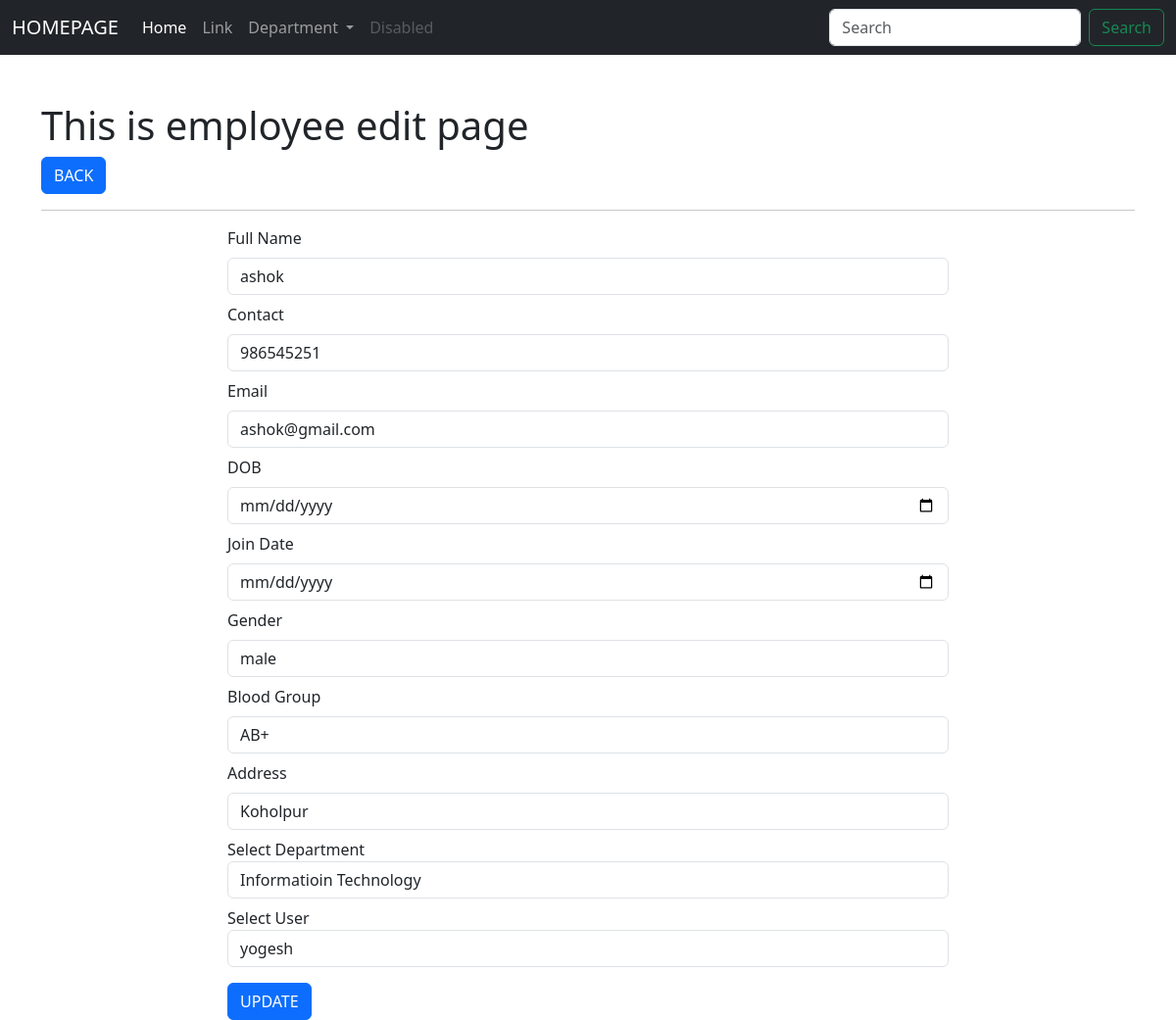
/employees/edit/9/, run on an earlier commit of the app's database.
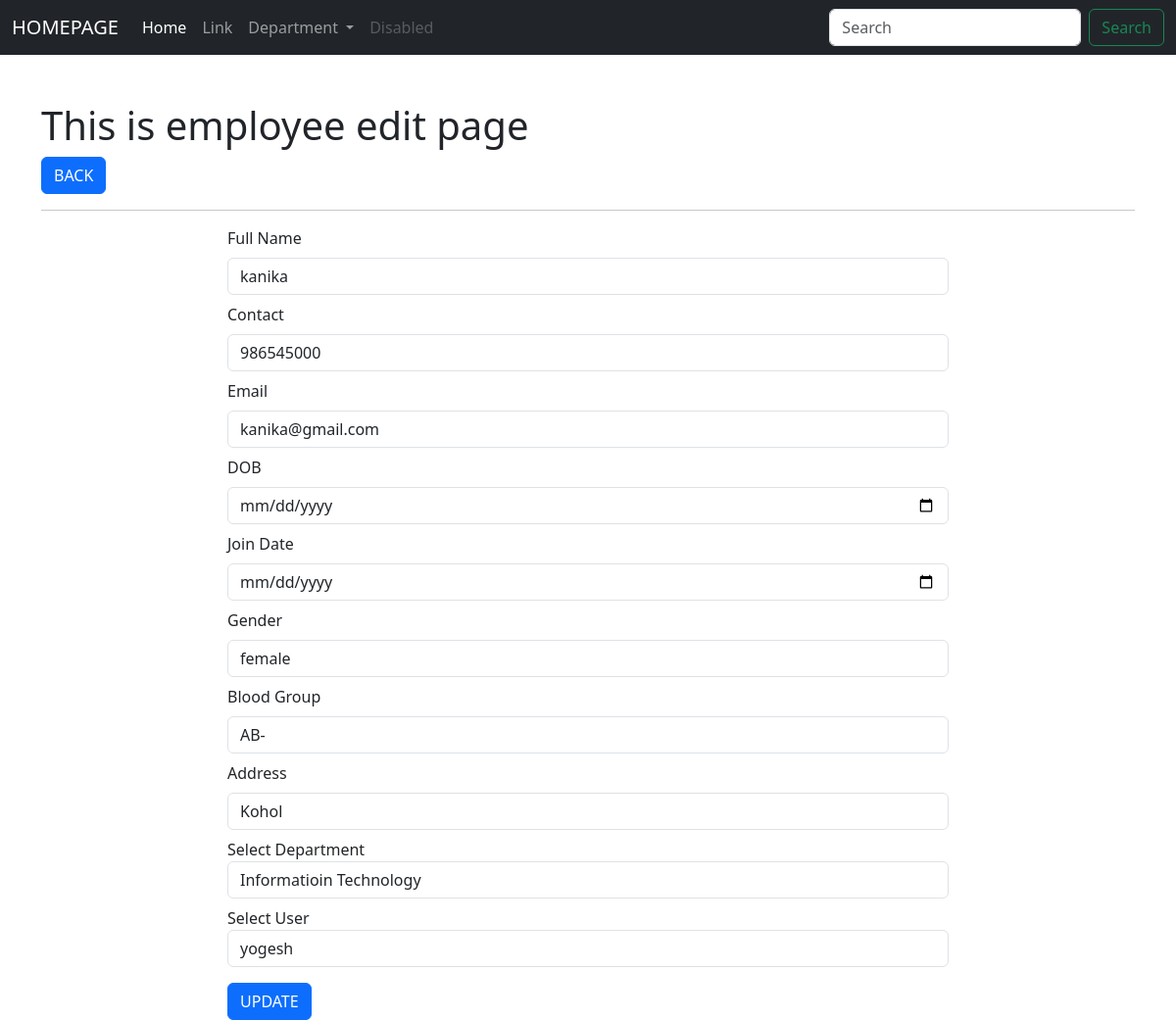
And on a later commit of the database.
### app_employeewebsite/models.py (models this page shows, shortened)
class Employee(models.Model):
    full_name = models.CharField(max_length=255)
    contact = models.CharField(max_length=255)
    email = models.EmailField()
    dob = models.DateField()
    join_date = models.DateField()
    gender = models.CharField(max_length=255)
    blood_group = models.CharField(max_length=255)
    address = models.CharField(max_length=255)
    user = models.ForeignKey(User, on_delete=models.CASCADE)
    department = models.ForeignKey(Department,on_delete=models.CASCADE)
    class Meta:
        db_table = 'app_employee'

### app_employeewebsite/views.py (the view)
# urls.py: path('employees/edit/<int:id>/', views.employee_edit, name ='emp-edit'),
def employee_edit(request, id):
    data = Employee.objects.get(id=id)
    department = Department.objects.all()
    user = User.objects.all()
    context = {"data": data, "department":department, "user":user}
    return render(request, 'employees/edit_employee.html', context)

### templates/employees/edit_employee.html (shortened to what this page needs)
{% extends 'layouts/master.html' %}
{% block content %}
<div class="container mt-5">
    <h1>This is employee edit page</h1>
    <a href="{% url 'emp-index' %}" class="btn btn-primary">BACK</a>
    <hr>
    <div class="row">
        <div class="col-md-2"></div>
        <div class="col-md-8">
            <form action="{% url 'emp-update' %}" method="post">
                <div class="form-group mb-2">
                    <label class="mb-2">Full Name</label>
                    <input type="text" class="form-control" name="full_name" value="{{ data.full_name }}">
                </div>
                <div class="form-group mb-2">
                    <label class="mb-2">Contact</label>
                    <input type="text" class="form-control" name="contact" value="{{ data.contact }}">
                </div>
                <div class="form-group mb-2">
                    <label class="mb-2">Email</label>
                    <input type="email" class="form-control" name="email" value="{{ data.email }}">
                </div>
                <div class="form-group mb-2">
                    <label class="mb-2">DOB</label>
                    <input type="date" class="form-control" name="dob" value="{{ data.dob }}">
                </div>
                <div class="form-group mb-2">
                    <label class="mb-2">Join Date</label>
                    <input type="date" class="form-control" name="join_date" value="{{ data.join_date }}">
                </div>
                <div class="form-group mb-2">
                    <label class="mb-2">Gender</label>
                    <input type="text" class="form-control" name="gender" value="{{ data.gender }}">
                </div>
                <div class="form-group mb-2">
                    <label class="mb-2">Blood Group</label>
                    <input type="text" class="form-control" name="blood_group" value="{{ data.blood_group }}">
                </div>
                <div class="form-group mb-2">
                    <label class="mb-2">Address</label>
                    <input type="text" class="form-control" name="address" value="{{ data.address }}">
                </div>
                <div class="form-group mb-2">
                    <label>Select Department</label>
                    <select name="department" class="form-control">
                        {% for val in department %}
                        <option value="{{ val.id }}">{{ val.department_name }}</option>
                        {% endfor %}
                    </select>
                </div>
                <div class="form-group mb-2">
                    <label>Select User</label>
                    <select name="user" class="form-control">
                        {% for val in user %}
                        <option value="{{ val.id }}">{{ val.username }}</option>
                        {% endfor %}
                    </select>
                </div>
                <input type="submit" class="btn btn-primary mt-2" value="UPDATE">
            </form>
        </div>
        <div class="col-md-2"></div>
    </div>
</div>
{% endblock %}

What changed in the data, as far as the page shows it:
changed Employee: full_name "ashok" → "kanika"; contact "986545251" → "986545000"; email "ashok@gmail.com" → "kanika@gmail.com"; gender "male" → "female"; blood_group "AB+" → "AB-"; address "Koholpur" → "Kohol"
